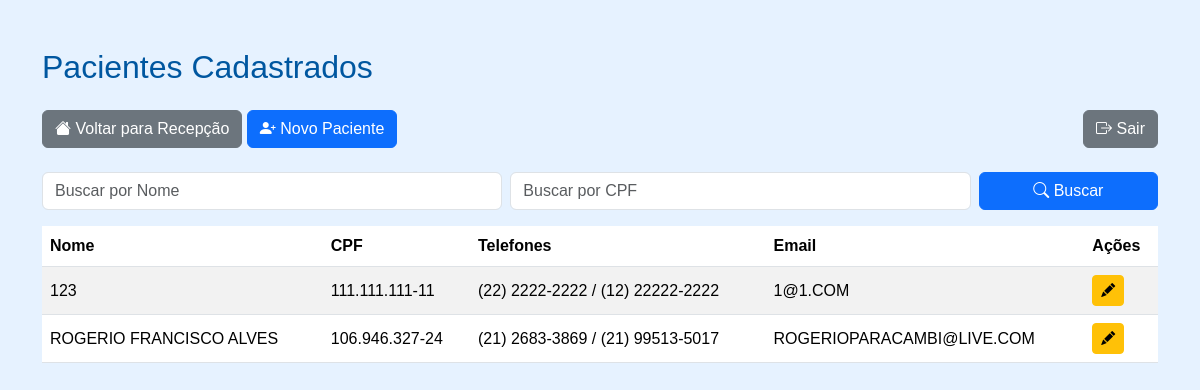
The app's page /pacientes/ (signed in), older data.
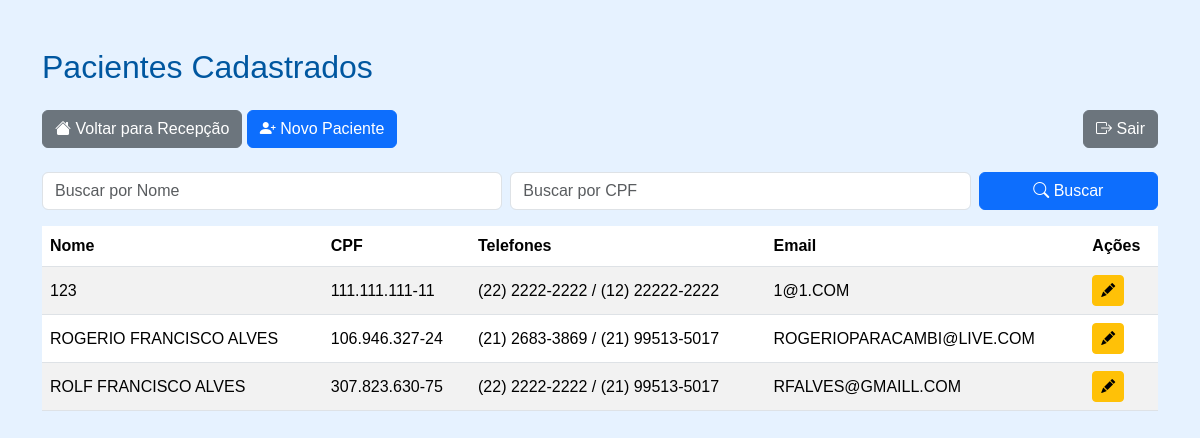
The same page, newer data.
### paciente/models.py (models this page shows, shortened)
class Paciente(models.Model):
    nome = models.CharField(max_length=100)
    nome_social = models.CharField(max_length=100, blank=True, null=True)
    nome_mae = models.CharField(max_length=100)
    nome_pai = models.CharField(max_length=100, blank=True, null=True)
    cpf = models.CharField(
        max_length=14,
        unique=True,
        validators=[
            RegexValidator(
                r'^\d{3}\.\d{3}\.\d{3}-\d{2}$',
                'CPF inválido! Use XXX.XXX.XXX-XX'
            )
        ]
    )
    data_nascimento = models.DateField()
    SEXO_BIOLOGICO_CHOICES = [
        ('M', 'Masculino'),
        ('F', 'Feminino'),
        ('I', 'Intersexo'),
    ]
    sexo_biologico = models.CharField(max_length=1, choices=SEXO_BIOLOGICO_CHOICES)
    identidade_genero = models.CharField(max_length=50)
    orientacao_sexual = models.CharField(max_length=50)
    NACIONALIDADE_CHOICES = [
        ('BRASILEIRA', 'Brasileira'),
        ('ARGENTINA', 'Argentina'),
        ('BOLIVIANA', 'Boliviana'),
        ('CHILENA', 'Chilena'),
        ('COLOMBIANA', 'Colombiana'),
        ('PARAGUAIA', 'Paraguaia'),
        ('PERUANA', 'Peruana'),
        ('URUGUAIA', 'Uruguaia'),
        ('VENEZUELANA', 'Venezuelana'),
        ('OUTRA', 'Outra'),
    ]
    nacionalidade = models.CharField(
        max_length=20,
        choices=NACIONALIDADE_CHOICES,
        default='BRASILEIRA'
    )
    naturalidade = models.CharField(max_length=100)
    RACA_COR_CHOICES = [
        ('BRANCA', 'Branca'),
        ('PRETA', 'Preta'),
        ('PARDA', 'Parda'),
        ('AMARELA', 'Amarela'),
        ('INDIGENA', 'Indígena'),
    ]
    raca_cor = models.CharField(max_length=10, choices=RACA_COR_CHOICES)
    ESTADO_CIVIL_CHOICES = [
        ('SOLTEIRO', 'Solteiro(a)'),
        ('CASADO', 'Casado(a)'),
        ('DIVORCIADO', 'Divorciado(a)'),
        ('VIUVO', 'Viúvo(a)'),
        ('UNIAO_ESTAVEL', 'União Estável'),
    ]
    estado_civil = models.CharField(max_length=20, choices=ESTADO_CIVIL_CHOICES)
    ESCOLARIDADE_CHOICES = [
        ('SEM_INSTRUCAO', 'Sem instrução'),
        ('FUNDAMENTAL_INCOMPLETO', 'Fundamental incompleto'),
        ('FUNDAMENTAL_COMPLETO', 'Fundamental completo'),
        ('MEDIO_INCOMPLETO', 'Médio incompleto'),
        ('MEDIO_COMPLETO', 'Médio completo'),
        ('SUPERIOR_INCOMPLETO', 'Superior incompleto'),
        ('SUPERIOR_COMPLETO', 'Superior completo'),
        ('POS_GRADUACAO', 'Pós-graduação'),
        ('MESTRADO', 'Mestrado'),
        ('DOUTORADO', 'Doutorado'),
    ]
    escolaridade = models.CharField(max_length=30, choices=ESCOLARIDADE_CHOICES)
    profissao = models.CharField(max_length=50)
    rg = models.CharField(max_length=20)
    orgao_emissor = models.CharField(max_length=10)
    UF_CHOICES = [
        ('AC','AC'), ('AL','AL'), ('AP','AP'), ('AM','AM'),
        ('BA','BA'), ('CE','CE'), ('DF','DF'), ('ES','ES'),
        ('GO','GO'), ('MA','MA'), ('MT','MT'), ('MS','MS'),
        ('MG','MG'), ('PA','PA'), ('PB','PB'), ('PR','PR'),
        ('PE','PE'), ('PI','PI'), ('RJ','RJ'), ('RN','RN'),
        ('RS','RS'), ('RO','RO'), ('RR','RR'), ('SC','SC'),
        ('SP','SP'), ('SE','SE'), ('TO','TO'),
    ]
    uf_rg = models.CharField(max_length=2, choices=UF_CHOICES)
    cep = models.CharField(
        max_length=9,
        validators=[
            RegexValidator(
                r'^\d{5}-\d{3}$',
                'CEP inválido! Use XXXXX-XXX'
            )
        ]
    )
    endereco = models.CharField(max_length=100)
    numero = models.CharField(max_length=10)
    complemento = models.CharField(max_length=50, blank=True, null=True)
    bairro = models.CharField(max_length=50)
    municipio = models.CharField(max_length=50)
    uf = models.CharField(max_length=2, choices=UF_CHOICES)
    ZONA_CHOICES = [
        ('URBANA', 'Urbana'),
        ('RURAL', 'Rural'),
    ]
    zona = models.CharField(max_length=6, choices=ZONA_CHOICES)
    telefone_fixo = models.CharField(
        max_length=15,
        blank=True,
        null=True,
        validators=[
            RegexValidator(
                r'^\(\d{2}\)\s\d{4}-\d{4}$',
                'Telefone inválido! Use (XX) XXXX-XXXX'
            )
        ]
    )
    celular = models.CharField(
        max_length=15,
        validators=[
            RegexValidator(
                r'^\(\d{2}\)\s\d{5}-\d{4}$',
                'Celular inválido! Use (XX) XXXXX-XXXX'
            )
        ]
    )
    whatsapp = models.BooleanField(default=False)
    email = models.EmailField(blank=True, null=True)
    cartao_sus = models.CharField(max_length=18, blank=True, null=True)
    criado_por = models.ForeignKey(
        User,
        on_delete=models.SET_NULL,
        null=True,
        blank=True,
        related_name='pacientes_criados'
    )
    data_criacao = models.DateTimeField(default=timezone.now, editable=False)
    data_atualizacao = models.DateTimeField(auto_now=True)

### paciente/decorators.py (the view)
        def _wrapped_view(request, *args, **kwargs):
            if request.user.is_authenticated and (
                request.user.is_superuser or
                request.user.groups.filter(name__in=grupos).exists()
            ):
                return view_func(request, *args, **kwargs)
            from django.http import HttpResponseForbidden
            return HttpResponseForbidden("Acesso negado.")

### paciente/views.py (called while the page is built)
@login_required
@grupo_requerido(['Recepcao', 'Enfermagem', 'Medico'])
def paciente_list(request):
    pacientes = Paciente.objects.all().order_by('nome')
    nome_query = request.GET.get('nome', '')
    cpf_query = request.GET.get('cpf', '')
    if nome_query:
        pacientes = pacientes.filter(nome__icontains=nome_query)
    if cpf_query:
        pacientes = pacientes.filter(cpf__icontains=cpf_query)
    paginator = Paginator(pacientes, 10)
    page_number = request.GET.get('page')
    page_obj = paginator.get_page(page_number)
    context = {
        'page_obj': page_obj,
        'nome_query': nome_query,
        'cpf_query': cpf_query,
    }
    return render(request, 'paciente/list.html', context)

### paciente/templates/paciente/list.html (shortened to what this page needs)
<!DOCTYPE html>
<html lang="pt-br">
<head>
    <link rel="stylesheet" href="https://cdn.jsdelivr.net/npm/bootstrap@5.3.2/dist/css/bootstrap.min.css">
    <link rel="stylesheet" href="https://cdn.jsdelivr.net/npm/bootstrap-icons@1.10.5/font/bootstrap-icons.css">
</head>
<body>
<div class="container mt-5">
    <h2 class="mb-4">Pacientes Cadastrados</h2>
    <div class="mb-3 d-flex justify-content-between flex-wrap">
        <div class="mb-2">
            <a href="../recepcao" class="btn btn-secondary"><i class="bi bi-house-fill"></i> Voltar para Recepção</a>
            <a href="{% url 'paciente_create' %}" class="btn btn-primary"><i class="bi bi-person-plus-fill"></i> Novo Paciente</a>
        </div>
        <div>
            <a href="{% url 'logout' %}" class="btn btn-secondary"><i class="bi bi-box-arrow-right"></i> Sair</a>
        </div>
    </div>
    <div class="mb-3">
        <form method="get" class="row g-2">
            <div class="col-md-5">
                <input type="text" name="nome" class="form-control" placeholder="Buscar por Nome" value="{{ nome_query }}">
            </div>
            <div class="col-md-5">
                <input type="text" name="cpf" class="form-control" placeholder="Buscar por CPF" value="{{ cpf_query }}">
            </div>
            <div class="col-md-2">
                <button type="submit" class="btn btn-primary w-100"><i class="bi bi-search"></i> Buscar</button>
            </div>
        </form>
    </div>
    <table class="table table-striped table-hover align-middle">
        <thead>
            <tr>
                <th>Nome</th>
                <th>CPF</th>
                <th>Telefones</th>
                <th>Email</th>
                <th>Ações</th>
            </tr>
        </thead>
        <tbody>
            {% for paciente in page_obj %}
            <tr>
                <td>{{ paciente.nome }}</td>
                <td>{{ paciente.cpf }}</td>
                <td>
                    {% if paciente.telefone_fixo %}{{ paciente.telefone_fixo }}{% endif %}
                    {% if paciente.celular %} / {{ paciente.celular }}{% endif %}
                </td>
                <td>{{ paciente.email }}</td>
                <td class="btn-actions">
                    <a href="{% url 'paciente_edit' paciente.id %}" class="btn btn-sm btn-warning" title="Editar">
                        <i class="bi bi-pencil-fill"></i>
                    </a>
                </td>
            </tr>
            {% empty %}
            <tr>
                <td colspan="5" class="text-center">Nenhum paciente encontrado.</td>
            </tr>
            {% endfor %}
        </tbody>
    </table>
</div>
</body>
</html>

### paciente/templates/paciente/list.html (style rules this page uses)
body { background-color: #e6f2ff; font-family: Arial, sans-serif; }
h2 { color: #0057a0; }
.table thead { background-color: #0072bc; color: #fff; }
.btn-actions .btn { margin-right: 5px; }
.btn-actions .btn:last-child { margin-right: 0; }

Row changes from the older to the newer data that the page shows:
added Paciente: nome "ROLF FRANCISCO ALVES", cpf "307.823.630-75", telefone_fixo "(22) 2222-2222", celular "(21) 99513-5017", email "RFALVES@GMAILL.COM"
